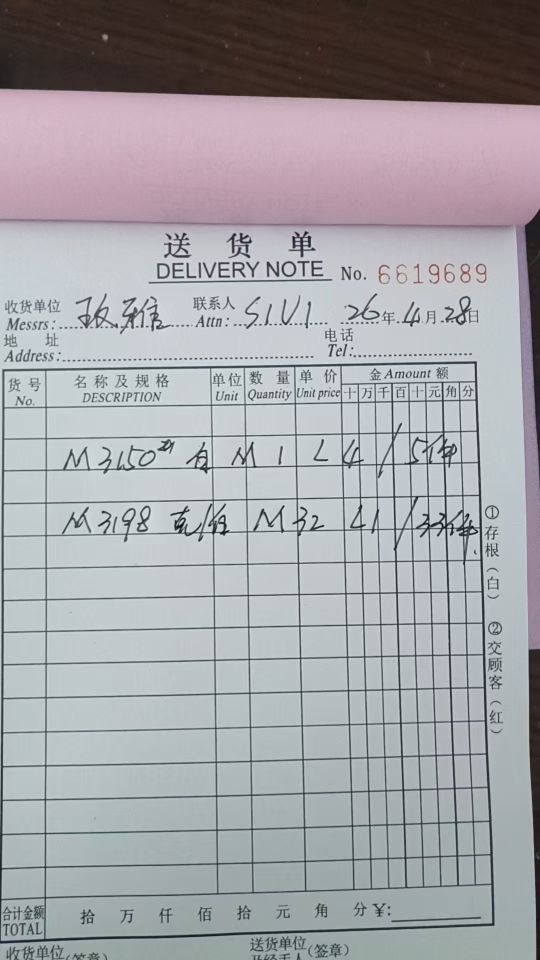
#> input picture data/inbound/test/0.jpg, 1080 x 1920 px (shown at 1/2 size)
$ python -i perspective_rectify.py   (imports and definitions only)
#> lines starting #> are read from the running program, lines starting #| are printed output that depends on the picture; after the words box and inside, x2 and y2 are one past the last pixel; in counts of white or black regions, pixels touching at a corner belong together
"""
检测图像中面积最大的凸四边形（透视下常为梯形），估计「单据应占的」轴对齐矩形宽高，
再用同一单应性变换对**整张原图**做 ``warpPerspective``（扩展画布以包住变换后的四角），
而不是只裁出单据小图。
失败时由调用方决定是否回退到 :mod:`geometry` 的 deskew。
"""

from __future__ import annotations

import math
from typing import Any

import cv2
import numpy as np


def order_quad_points(pts: np.ndarray) -> np.ndarray:
    """四顶点排序为 [左上, 右上, 右下, 左下]，形状 (4, 2) float32。"""
    pts = np.asarray(pts, dtype=np.float32).reshape(-1, 2)
    if pts.shape[0] != 4:
        raise ValueError("需要恰好 4 个点")
    x_sorted = pts[np.argsort(pts[:, 0]), :]
    left = x_sorted[:2, :]
    right = x_sorted[2:, :]
    left = left[np.argsort(left[:, 1]), :]
    right = right[np.argsort(right[:, 1]), :]
    tl, bl = left
    tr, br = right
    return np.array([tl, tr, br, bl], dtype=np.float32)


def document_rect_dimensions_from_quad(quad_xy: np.ndarray) -> tuple[int, int]:
    """由四边形边长估算单据矫正后的轴对齐矩形宽高 (w, h)，至少为 2。"""
    rect = order_quad_points(quad_xy)
    tl, tr, br, bl = rect
    wa = float(np.linalg.norm(br - bl))
    wb = float(np.linalg.norm(tr - tl))
    max_w = max(int(round(wa)), int(round(wb)))
    ha = float(np.linalg.norm(tr - br))
    hb = float(np.linalg.norm(tl - bl))
    max_h = max(int(round(ha)), int(round(hb)))
    return max(max_w, 2), max(max_h, 2)


# [17 lines left out: function warp_quad_to_rectangle, not called in this run]


def warp_full_image_by_document_homography(
    img_bgr: np.ndarray,
    src_quad_xy: np.ndarray,
    *,
    dst_width: int,
    dst_height: int,
    pad: int = 2,
) -> tuple[np.ndarray, dict[str, Any]]:
    """
    用 ``getPerspectiveTransform(单据四角 → 轴对齐矩形)`` 的同一矩阵，对**整幅** ``img_bgr`` 透视变换；
    输出尺寸为变换后原图四角包围盒（加 ``pad``），单据四边形在输出中落在 ``(0,0)-(dst_w-1,dst_h-1)`` 对应矩形处。
    """
    rect = order_quad_points(src_quad_xy)
    dst = np.array(
        [
            [0.0, 0.0],
            [float(dst_width - 1), 0.0],
            [float(dst_width - 1), float(dst_height - 1)],
            [0.0, float(dst_height - 1)],
        ],
        dtype=np.float32,
    )
    m = cv2.getPerspectiveTransform(rect, dst)
    h0, w0 = img_bgr.shape[:2]
    corners = np.array(
        [
            [[0.0, 0.0]],
            [[float(w0 - 1), 0.0]],
            [[float(w0 - 1), float(h0 - 1)]],
            [[0.0, float(h0 - 1)]],
        ],
        dtype=np.float32,
    )
    mapped = cv2.perspectiveTransform(corners, m).reshape(-1, 2)
    xmin = float(np.floor(np.min(mapped[:, 0]))) - float(pad)
    ymin = float(np.floor(np.min(mapped[:, 1]))) - float(pad)
    xmax = float(np.ceil(np.max(mapped[:, 0]))) + float(pad)
    ymax = float(np.ceil(np.max(mapped[:, 1]))) + float(pad)
    out_w = max(2, int(xmax - xmin))
    out_h = max(2, int(ymax - ymin))
    t = np.array([[1.0, 0.0, -xmin], [0.0, 1.0, -ymin], [0.0, 0.0, 1.0]], dtype=np.float64)
    m2 = (t @ m).astype(np.float64)
    out = cv2.warpPerspective(
        img_bgr,
        m2,
        (out_w, out_h),
        flags=cv2.INTER_LINEAR,
        borderMode=cv2.BORDER_CONSTANT,
        borderValue=(0, 0, 0),
    )
    wmeta: dict[str, Any] = {
        "out_wh": (out_w, out_h),
        "dst_doc_wh": (dst_width, dst_height),
        "bbox_xyxy": (xmin, ymin, xmax, ymax),
        "H": m2.astype(np.float64).tolist(),
    }
    return out, wmeta


def crop_warped_to_expanded_quad_bbox(
    warped_bgr: np.ndarray,
    src_quad_xy: np.ndarray,
    homography_m2: np.ndarray,
    *,
    area_expand_ratio: float = 0.0,
) -> tuple[np.ndarray, dict[str, Any]]:
    """
    将原图四边形经 ``homography_m2`` 映射到 warped 后的位置，取轴对齐包围盒；
    面积按 ``(1 + area_expand_ratio)`` 以中心同比放大（宽高乘 ``sqrt(1+ratio)``），再裁切到图像范围内。
    ``area_expand_ratio <= 0`` 时仅裁紧贴包围盒（数值误差可略扩 1px）。
    """
    h, w = warped_bgr.shape[:2]
    rect = order_quad_points(np.asarray(src_quad_xy, dtype=np.float32))
    pts = rect.reshape(1, 4, 2).astype(np.float32)
    h32 = np.asarray(homography_m2, dtype=np.float32)
    mapped = cv2.perspectiveTransform(pts, h32).reshape(-1, 2)
    x_min = float(np.min(mapped[:, 0]))
    x_max = float(np.max(mapped[:, 0]))
    y_min = float(np.min(mapped[:, 1]))
    y_max = float(np.max(mapped[:, 1]))
    bw = max(x_max - x_min, 1.0)
    bh = max(y_max - y_min, 1.0)
    cx = (x_min + x_max) * 0.5
    cy = (y_min + y_max) * 0.5
    scale = math.sqrt(max(0.0, 1.0 + float(area_expand_ratio)))
    nw = bw * scale
    nh = bh * scale
    nx0 = int(math.floor(cx - nw * 0.5))
    ny0 = int(math.floor(cy - nh * 0.5))
    nx1 = int(math.ceil(cx + nw * 0.5))
    ny1 = int(math.ceil(cy + nh * 0.5))
    nx0 = max(0, nx0)
    ny0 = max(0, ny0)
    nx1 = min(w, nx1)
    ny1 = min(h, ny1)
    cmeta: dict[str, Any] = {
        "crop_xyxy": (nx0, ny0, nx1, ny1),
        "tight_xyxy": (
            max(0, int(math.floor(x_min))),
            max(0, int(math.floor(y_min))),
            min(w, int(math.ceil(x_max))),
            min(h, int(math.ceil(y_max))),
        ),
        "area_expand_ratio": float(area_expand_ratio),
    }
    if nx1 <= nx0 or ny1 <= ny0:
        cmeta["skipped"] = True
        return warped_bgr, cmeta
    crop = warped_bgr[ny0:ny1, nx0:nx1].copy()
    return crop, cmeta


def _scale_points_back(pts: np.ndarray, sx: float, sy: float) -> np.ndarray:
    out = pts.astype(np.float64).copy()
    out[:, 0] *= sx
    out[:, 1] *= sy
    return out.astype(np.float32)


def _find_quad_on_gray(
    gray_small: np.ndarray,
    *,
    min_area_ratio: float,
    epsilon_ratios: tuple[float, ...],
) -> np.ndarray | None:
    h, w = gray_small.shape[:2]
    area_img = float(h * w)
    blurred = cv2.GaussianBlur(gray_small, (5, 5), 0)
    edged = cv2.Canny(blurred, 40, 120)
    edged = cv2.dilate(edged, cv2.getStructuringElement(cv2.MORPH_RECT, (3, 3)), iterations=2)

    cnts, _ = cv2.findContours(edged, cv2.RETR_LIST, cv2.CHAIN_APPROX_SIMPLE)
    cnts = sorted(cnts, key=cv2.contourArea, reverse=True)[:40]

    def try_contours(contours: list[np.ndarray]) -> np.ndarray | None:
        for cnt in contours:
            area = cv2.contourArea(cnt)
            if area < min_area_ratio * area_img:
                continue
            peri = cv2.arcLength(cnt, True)
            if peri < 1e-6:
                continue
            for er in epsilon_ratios:
                approx = cv2.approxPolyDP(cnt, er * peri, True)
                if len(approx) == 4 and cv2.isContourConvex(approx):
                    return approx.reshape(4, 2).astype(np.float32)
        return None

    q = try_contours(cnts)
    if q is not None:
        return q

    # 备选：自适应二值 + 轮廓（适合边缘较弱的手写纸张）
    th = cv2.adaptiveThreshold(
        blurred, 255, cv2.ADAPTIVE_THRESH_GAUSSIAN_C, cv2.THRESH_BINARY, 25, 11
    )
    th = cv2.medianBlur(th, 5)
    cnts2, _ = cv2.findContours(th, cv2.RETR_LIST, cv2.CHAIN_APPROX_SIMPLE)
    cnts2 = sorted(cnts2, key=cv2.contourArea, reverse=True)[:40]
    return try_contours(cnts2)


def rectify_largest_quad_to_rectangle(
    img_bgr: np.ndarray,
    *,
    min_area_ratio: float = 0.08,
    epsilon_ratios: tuple[float, ...] = (0.02, 0.03, 0.045, 0.06),
    max_detect_long_edge: int = 1200,
    rect_area_expand_ratio: float = 0.2,
) -> tuple[np.ndarray, dict[str, Any]]:
    """
    在缩小图上找最大凸四边形，顶点映射回原图尺寸后，对**整张原图**做透视矫正，
    再按单据在输出中的包围盒将面积扩大 ``(1 + rect_area_expand_ratio)`` 后**裁切**。

    返回 ``(图像, meta)``；meta 含 ``applied``、``out_wh``（裁切后）、``crop_*``、``dst_doc_wh`` 等。
    """
    meta: dict[str, Any] = {"applied": False, "reason": None}
    h0, w0 = img_bgr.shape[:2]
    long0 = max(h0, w0)
    scale = 1.0
    if long0 > max_detect_long_edge > 0:
        scale = max_detect_long_edge / float(long0)
    w1 = max(8, int(round(w0 * scale)))
    h1 = max(8, int(round(h0 * scale)))
    small = cv2.resize(img_bgr, (w1, h1), interpolation=cv2.INTER_AREA)
    gray = cv2.cvtColor(small, cv2.COLOR_BGR2GRAY)

    quad = _find_quad_on_gray(
        gray,
        min_area_ratio=min_area_ratio,
        epsilon_ratios=epsilon_ratios,
    )
    if quad is None:
        meta["reason"] = "no_quad_found"
        return img_bgr, meta

    sx = w0 / float(w1)
    sy = h0 / float(h1)
    quad_full = _scale_points_back(quad, sx, sy)
    area_q = float(cv2.contourArea(quad_full.reshape(-1, 1, 2)))
    meta["quad_area_ratio"] = area_q / float(w0 * h0)
    meta["quad_xy"] = quad_full.tolist()

    dst_w, dst_h = document_rect_dimensions_from_quad(quad_full)
    warped, wmeta = warp_full_image_by_document_homography(
        img_bgr, quad_full, dst_width=dst_w, dst_height=dst_h, pad=2
    )
    meta.update({k: v for k, v in wmeta.items() if k != "H"})
    h_list = wmeta.get("H")
    m2 = np.asarray(h_list, dtype=np.float64)
    cropped, cmeta = crop_warped_to_expanded_quad_bbox(
        warped,
        quad_full,
        m2,
        area_expand_ratio=float(rect_area_expand_ratio),
    )
    meta["pre_crop_out_wh"] = wmeta.get("out_wh")
    meta.update(cmeta)
    ch, cw = cropped.shape[:2]
    meta["out_wh"] = (cw, ch)
    meta["applied"] = True
    meta["reason"] = "perspective_ok"
    return cropped, meta


# [18 lines left out: function perspective_options_from_config, not called in this run]

>>> import cv2
>>> picture = cv2.imread('../../../data/inbound/test/0.jpg')
#> picture is the input picture: shape (1920, 1080, 3); mean B, G, R 167.6, 163.6, 163.4
>>> result = rectify_largest_quad_to_rectangle(picture)
#> in rectify_largest_quad_to_rectangle, `small = cv2.resize(img_bgr, (w1, h1), interpolation=cv2.INTER_AREA)`:
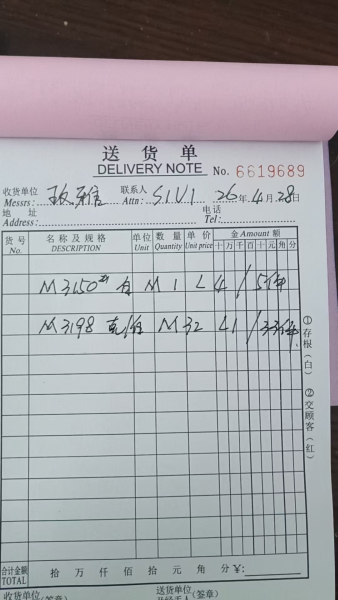
#> small: shape (1200, 675, 3) (shown at 1/2 size); mean B, G, R 167.6, 163.6, 163.4
#> in rectify_largest_quad_to_rectangle, `gray = cv2.cvtColor(small, cv2.COLOR_BGR2GRAY)`:
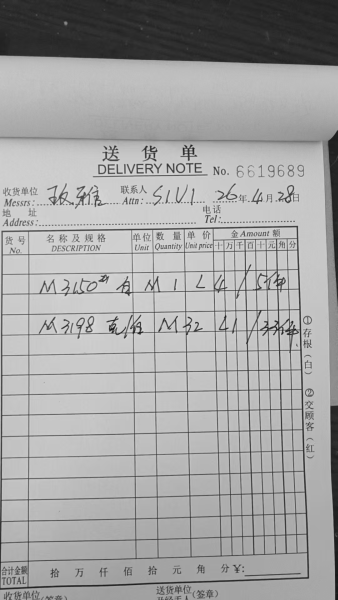
#> gray: shape (1200, 675) (shown at 1/2 size); min 8, max 231, mean 163.9
#> in _find_quad_on_gray, `edged = cv2.Canny(blurred, 40, 120)`:
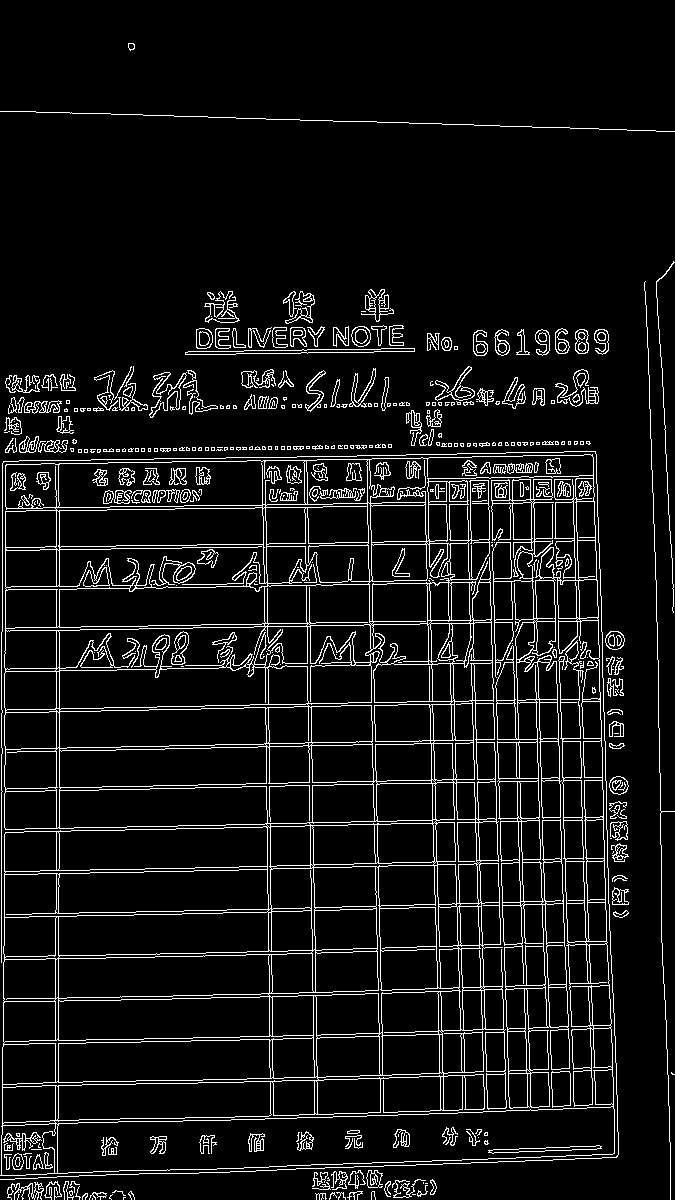
#> edged: shape (1200, 675); 7.6% white in thin lines or dots
#> in _find_quad_on_gray, `edged = cv2.dilate(edged, cv2.getStructuringElement(cv2.MORPH_RECT, (3..`:
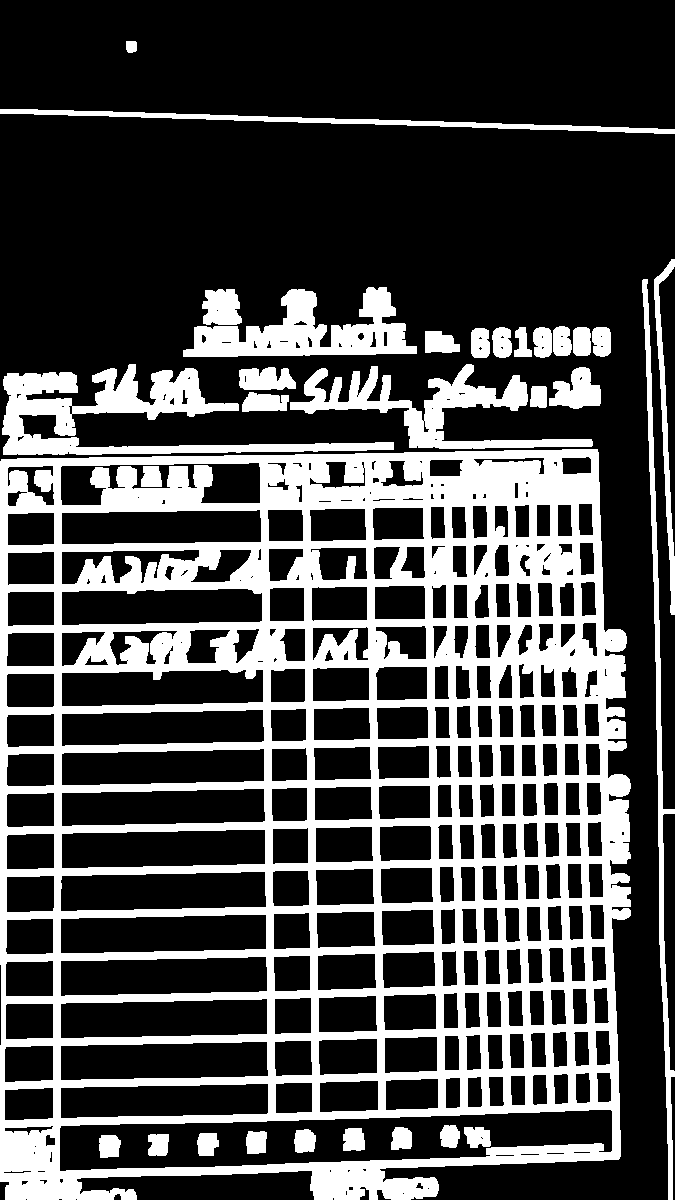
#> edged: shape (1200, 675); 29% white; 31 white regions
#> in _find_quad_on_gray, `cnts, _ = cv2.findContours(edged, cv2.RETR_LIST, cv2.CHAIN_APPROX_SIMP..`: cnts = 376 contours, 85 with area under 20; largest, box (x1, y1, x2, y2) and area: (0, 449, 631, 1200) 445002, (59, 1109, 613, 1172) 23165, (2, 364, 394, 455) 10674, (183, 287, 417, 357) 7887, (60, 998, 268, 1039) 7328
#> in _find_quad_on_gray, `cnts = sorted(cnts, key=cv2.contourArea, reverse=True)[:40]`: cnts = 40 contours; largest, box (x1, y1, x2, y2) and area: (0, 449, 631, 1200) 445002, (59, 1109, 613, 1172) 23165, (2, 364, 394, 455) 10674, (183, 287, 417, 357) 7887, (60, 998, 268, 1039) 7328
#> the loop in try_contours, `for cnt in contours:` made 1 pass
#> (area, peri) on pass 1: (445001.5, 3546.9)
#> in _find_quad_on_gray, `q = try_contours(cnts)`: q = [[597, 449], [1, 459], [5, 1199], [619, 1158]]
#> in rectify_largest_quad_to_rectangle, `quad_full = _scale_points_back(quad, sx, sy)`: quad_full = [[955.2, 718.4], [1.6, 734.4], [8, 1918.4], [990.4, 1852.8]]
#> in rectify_largest_quad_to_rectangle, `area_q = float(cv2.contourArea(quad_full.reshape(-1, 1, 2)))`: area_q = 1122954.3
#> in order_quad_points, `pts = np.asarray(pts, dtype=np.float32).reshape(-1, 2)`: pts has the same summary as quad_full in rectify_largest_quad_to_rectangle
#> in order_quad_points, `x_sorted = pts[np.argsort(pts[:, 0]), :]`: x_sorted = [[1.6, 734.4], [8, 1918.4], [955.2, 718.4], [990.4, 1852.8]]
#> in order_quad_points, `left = x_sorted[:2, :]`: left = [[1.6, 734.4], [8, 1918.4]]
#> in order_quad_points, `right = x_sorted[2:, :]`: right = [[955.2, 718.4], [990.4, 1852.8]]
#> in order_quad_points, `tl, bl = left`: tl = [1.6, 734.4]; bl = [8, 1918.4]
#> in order_quad_points, `tr, br = right`: tr = [955.2, 718.4]; br = [990.4, 1852.8]
#> in document_rect_dimensions_from_quad, `rect = order_quad_points(quad_xy)`: rect = [[1.6, 734.4], [955.2, 718.4], [990.4, 1852.8], [8, 1918.4]]
#> in document_rect_dimensions_from_quad, `tl, tr, br, bl = rect`: tl = [1.6, 734.4]; tr = [955.2, 718.4]; br = [990.4, 1852.8]; bl = [8, 1918.4]
#> in document_rect_dimensions_from_quad, `wa = float(np.linalg.norm(br - bl))`: wa = 984.6
#> in document_rect_dimensions_from_quad, `wb = float(np.linalg.norm(tr - tl))`: wb = 953.7
#> in document_rect_dimensions_from_quad, `max_w = max(int(round(wa)), int(round(wb)))`: max_w = 985
#> in document_rect_dimensions_from_quad, `ha = float(np.linalg.norm(tr - br))`: ha = 1134.9
#> in document_rect_dimensions_from_quad, `hb = float(np.linalg.norm(tl - bl))`: hb = 1184
#> in rectify_largest_quad_to_rectangle, `dst_w, dst_h = document_rect_dimensions_from_quad(quad_full)`: dst_w = 985; dst_h = 1184
#> in warp_full_image_by_document_homography, `dst = np.array( [ [0.0, 0.0], [float(dst_width - 1), 0.0], [float(dst_..`: dst = [[0, 0], [984, 0], [984, 1183], [0, 1183]]
#> in warp_full_image_by_document_homography, `m = cv2.getPerspectiveTransform(rect, dst)`: m = [[1.01, -0.00546, 2.39], [0.0176, 1.05, -772.4], [-4.26e-05, 2.76e-05, 1]]
#> in warp_full_image_by_document_homography, `mapped = cv2.perspectiveTransform(corners, m).reshape(-1, 2)`: mapped = [[2.39, -772.4], [1145.1, -789.6], [1074.4, 1256], [-7.68, 1183.1]]
#> in warp_full_image_by_document_homography, `xmin = float(np.floor(np.min(mapped[:, 0]))) - float(pad)`: xmin = -10
#> in warp_full_image_by_document_homography, `ymin = float(np.floor(np.min(mapped[:, 1]))) - float(pad)`: ymin = -792
#> in warp_full_image_by_document_homography, `xmax = float(np.ceil(np.max(mapped[:, 0]))) + float(pad)`: xmax = 1148
#> in warp_full_image_by_document_homography, `ymax = float(np.ceil(np.max(mapped[:, 1]))) + float(pad)`: ymax = 1258
#> in warp_full_image_by_document_homography, `out_w = max(2, int(xmax - xmin))`: out_w = 1158
#> in warp_full_image_by_document_homography, `out_h = max(2, int(ymax - ymin))`: out_h = 2050
#> in warp_full_image_by_document_homography, `t = np.array([[1.0, 0.0, -xmin], [0.0, 1.0, -ymin], [0.0, 0.0, 1.0]], ..`: t = [[1, 0, 10], [0, 1, 792], [0, 0, 1]]
#> in warp_full_image_by_document_homography, `m2 = (t @ m).astype(np.float64)`: m2 = [[1.01, -0.00518, 12.39], [-0.0161, 1.07, 19.62], [-4.26e-05, 2.76e-05, 1]]
#> in warp_full_image_by_document_homography, `out = cv2.warpPerspective( img_bgr, m2, (out_w, out_h), flags=cv2.INTE..`:
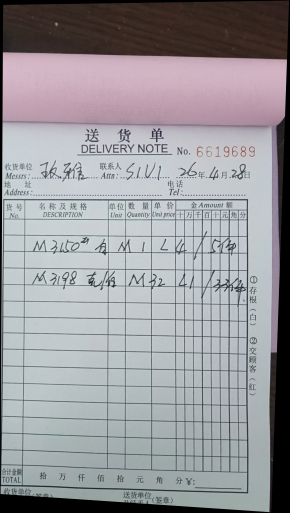
#> out: shape (2050, 1158, 3) (shown at 1/4 size); mean B, G, R 156.4, 152.5, 152.8
#> in warp_full_image_by_document_homography, `wmeta: dict[str, Any] = { "out_wh": (out_w, out_h), "dst_doc_wh": (dst..`: wmeta = {'out_wh': (1158, 2050), 'dst_doc_wh': (985, 1184), 'bbox_xyxy': (-10, -792, 1148, 1258), 'H': [[1.01, -0.00518, 12.39], [-0.0161, 1.07, 19.62], [-4.26e-05, 2.76e-05, 1]]}
#> in rectify_largest_quad_to_rectangle, `h_list = wmeta.get("H")`: h_list has the same summary as m2 in warp_full_image_by_document_homography
#> in crop_warped_to_expanded_quad_bbox, `pts = rect.reshape(1, 4, 2).astype(np.float32)`: pts has the same summary as rect in document_rect_dimensions_from_quad
#> in crop_warped_to_expanded_quad_bbox, `h32 = np.asarray(homography_m2, dtype=np.float32)`: h32 has the same summary as m2 in warp_full_image_by_document_homography
#> in crop_warped_to_expanded_quad_bbox, `mapped = cv2.perspectiveTransform(pts, h32).reshape(-1, 2)`: mapped = [[10, 792], [994, 792], [994, 1975], [10, 1975]]
#> in crop_warped_to_expanded_quad_bbox, `x_min = float(np.min(mapped[:, 0]))`: x_min = 10
#> in crop_warped_to_expanded_quad_bbox, `x_max = float(np.max(mapped[:, 0]))`: x_max = 994
#> in crop_warped_to_expanded_quad_bbox, `y_min = float(np.min(mapped[:, 1]))`: y_min = 792
#> in crop_warped_to_expanded_quad_bbox, `y_max = float(np.max(mapped[:, 1]))`: y_max = 1975
#> in crop_warped_to_expanded_quad_bbox, `bw = max(x_max - x_min, 1.0)`: bw = 984
#> in crop_warped_to_expanded_quad_bbox, `bh = max(y_max - y_min, 1.0)`: bh = 1183
#> in crop_warped_to_expanded_quad_bbox, `cx = (x_min + x_max) * 0.5`: cx = 502
#> in crop_warped_to_expanded_quad_bbox, `cy = (y_min + y_max) * 0.5`: cy = 1383.5
#> in crop_warped_to_expanded_quad_bbox, `nw = bw * scale`: nw = 1077.9
#> in crop_warped_to_expanded_quad_bbox, `nh = bh * scale`: nh = 1295.9
#> in crop_warped_to_expanded_quad_bbox, `nx0 = int(math.floor(cx - nw * 0.5))`: nx0 = -37
#> in crop_warped_to_expanded_quad_bbox, `ny0 = int(math.floor(cy - nh * 0.5))`: ny0 = 735
#> in crop_warped_to_expanded_quad_bbox, `nx1 = int(math.ceil(cx + nw * 0.5))`: nx1 = 1041
#> in crop_warped_to_expanded_quad_bbox, `ny1 = int(math.ceil(cy + nh * 0.5))`: ny1 = 2032
#> in crop_warped_to_expanded_quad_bbox, `nx0 = max(0, nx0)`: nx0 = 0
#> in crop_warped_to_expanded_quad_bbox, `cmeta: dict[str, Any] = { "crop_xyxy": (nx0, ny0, nx1, ny1), "tight_xy..`: cmeta = {'crop_xyxy': (0, 735, 1041, 2032), 'tight_xyxy': (10, 792, 994, 1975), 'area_expand_ratio': 0.2}
#> in crop_warped_to_expanded_quad_bbox, `crop = warped_bgr[ny0:ny1, nx0:nx1].copy()`:
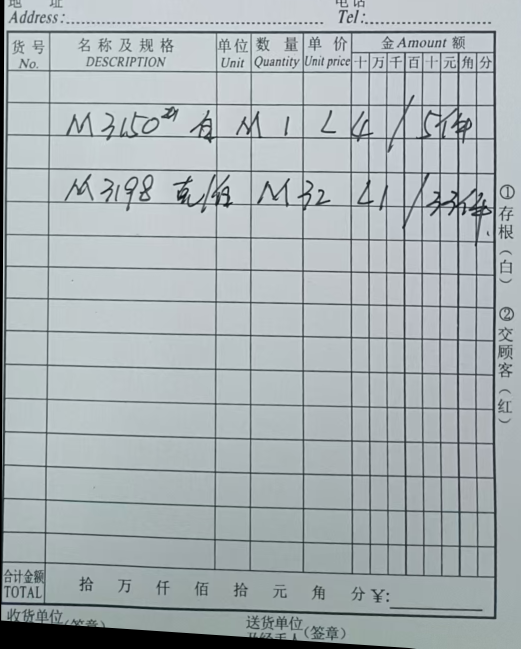
#> crop: shape (1297, 1041, 3) (shown at 1/2 size); mean B, G, R 179.3, 176.6, 168.1
